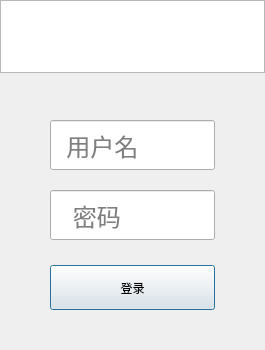
<?xml version="1.0" encoding="UTF-8"?>
<ui version="4.0">
 <class>Dialog</class>
 <widget class="QDialog" name="Dialog">
  <property name="geometry">
   <rect>
    <x>0</x>
    <y>0</y>
    <width>265</width>
    <height>350</height>
   </rect>
  </property>
  <property name="sizePolicy">
   <sizepolicy hsizetype="Fixed" vsizetype="Fixed">
    <horstretch>0</horstretch>
    <verstretch>0</verstretch>
   </sizepolicy>
  </property>
  <property name="windowTitle">
   <string>Dialog</string>
  </property>
  <widget class="QGraphicsView" name="graphicsView">
   <property name="geometry">
    <rect>
     <x>0</x>
     <y>0</y>
     <width>265</width>
     <height>73</height>
    </rect>
   </property>
  </widget>
  <widget class="QLineEdit" name="username">
   <property name="geometry">
    <rect>
     <x>50</x>
     <y>120</y>
     <width>165</width>
     <height>50</height>
    </rect>
   </property>
   <property name="font">
    <font>
     <pointsize>18</pointsize>
    </font>
   </property>
   <property name="autoFillBackground">
    <bool>false</bool>
   </property>
   <property name="text">
    <string/>
   </property>
   <property name="cursorPosition">
    <number>0</number>
   </property>
   <property name="placeholderText">
    <string>  用户名</string>
   </property>
  </widget>
  <widget class="QLineEdit" name="password">
   <property name="geometry">
    <rect>
     <x>50</x>
     <y>190</y>
     <width>165</width>
     <height>50</height>
    </rect>
   </property>
   <property name="font">
    <font>
     <pointsize>18</pointsize>
    </font>
   </property>
   <property name="text">
    <string/>
   </property>
   <property name="placeholderText">
    <string>   密码</string>
   </property>
  </widget>
  <widget class="QPushButton" name="Connect_Button">
   <property name="geometry">
    <rect>
     <x>50</x>
     <y>265</y>
     <width>165</width>
     <height>45</height>
    </rect>
   </property>
   <property name="text">
    <string>登录</string>
   </property>
  </widget>
  <widget class="QLabel" name="label">
   <property name="geometry">
    <rect>
     <x>20</x>
     <y>20</y>
     <width>81</width>
     <height>31</height>
    </rect>
   </property>
   <property name="font">
    <font>
     <pointsize>18</pointsize>
    </font>
   </property>
   <property name="styleSheet">
    <string notr="true">background-color: rgba(255, 255, 255, 0);
color: rgb(255, 255, 255);</string>
   </property>
   <property name="text">
    <string>用户登录</string>
   </property>
  </widget>
 </widget>
 <resources/>
 <connections/>
</ui>
